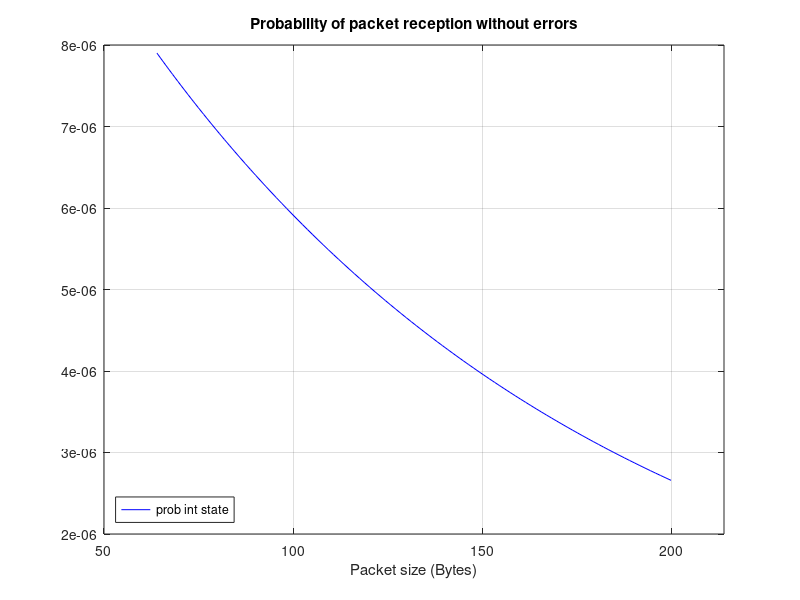

This chart was generated by the following MATLAB code:
%% alínea a
somatorio = 1 + 8/600 + 8/600 * 5/200 + 8/600 * 5/200 * 2/50 + 8/600 * 5/200 * 2/50 * 1/5;
p1 = 1 / somatorio;
p2 = 8/600 / somatorio;
p3 = 8/600 * 5/200 / somatorio;
p4 = 8/600 * 5/200 * 2/50 / somatorio;
p5 = 8/600 * 5/200 * 2/50 * 1/5 / somatorio;
p_normal = p1 + p2 + p3;
p_interf = p4 + p5;

fprintf('Prob normal state = %.7f\n', p_normal)
fprintf('Prob interference state = %.7f\n', p_interf)


%% alínea b
% interference state -> p4 e p5
% normal state -> p1, p2 e p3

mediaint = (p4*10^-3 + p5*10^-2)/(p4+p5);
medianor = (p1*10^-6 + p2*10^-5 + p3*10^-4)/(p1+p2+p3);

fprintf('Average ber in interference state = %.2e\n', mediaint)
fprintf('Average ber in normal state = %.2e\n', medianor)


%% alínea c
h=linspace(64*8, 200*8);

prob_erro_1 = (1 - (1 - 10^-6).^h);
prob_erro_2 = (1 - (1 - 10^-5).^h);
prob_erro_3 = (1 - (1 - 10^-4).^h);
prob_erro_4 = (1 - (1 - 10^-3).^h);
prob_erro_5 = (1 - (1 - 10^-2).^h);

prob_total_1 = prob_erro_1 * p1 ./ (prob_erro_1 * p1 + prob_erro_2 * p2 + prob_erro_3 * p3 + prob_erro_4 * p4 + prob_erro_5 * p5);
prob_total_2 = prob_erro_2 * p2 ./ (prob_erro_1 * p1 + prob_erro_2 * p2 + prob_erro_3 * p3 + prob_erro_4 * p4 + prob_erro_5 * p5);
prob_total_3 = prob_erro_3 * p3 ./ (prob_erro_1 * p1 + prob_erro_2 * p2 + prob_erro_3 * p3 + prob_erro_4 * p4 + prob_erro_5 * p5);

prob_total = prob_total_1 + prob_total_2 + prob_total_3;

plot( h/8, prob_total, 'b-')
xlim([50, 214])

grid on
xlabel('Packet size (Bytes)')
title('Probability of packet reception with errors')
legend('prob normal state', 'location', 'southwest')


%% alínea d

h=linspace(64*8, 200*8);

prob_n_erro_1 = (1 - 10^-6).^h;
prob_n_erro_2 = (1 - 10^-5).^h;
prob_n_erro_3 = (1 - 10^-4).^h;
prob_n_erro_4 = (1 - 10^-3).^h;
prob_n_erro_5 = (1 - 10^-2).^h;

prob_total_4 = prob_n_erro_4 * p4 ./ (prob_n_erro_1 * p1 + prob_n_erro_2 * p2 + prob_n_erro_3 * p3 + prob_n_erro_4 * p4 + prob_n_erro_5 * p5);
prob_total_5 = prob_n_erro_5 * p5 ./ (prob_n_erro_1 * p1 + prob_n_erro_2 * p2 + prob_n_erro_3 * p3 + prob_n_erro_4 * p4 + prob_n_erro_5 * p5);

prob_total = prob_total_4 + prob_total_5;

plot( h/8, prob_total, 'b-')
xlim([50, 214])

grid on
xlabel('Packet size (Bytes)')
title('Probability of packet reception without errors')
legend('prob int state', 'location', 'southwest')